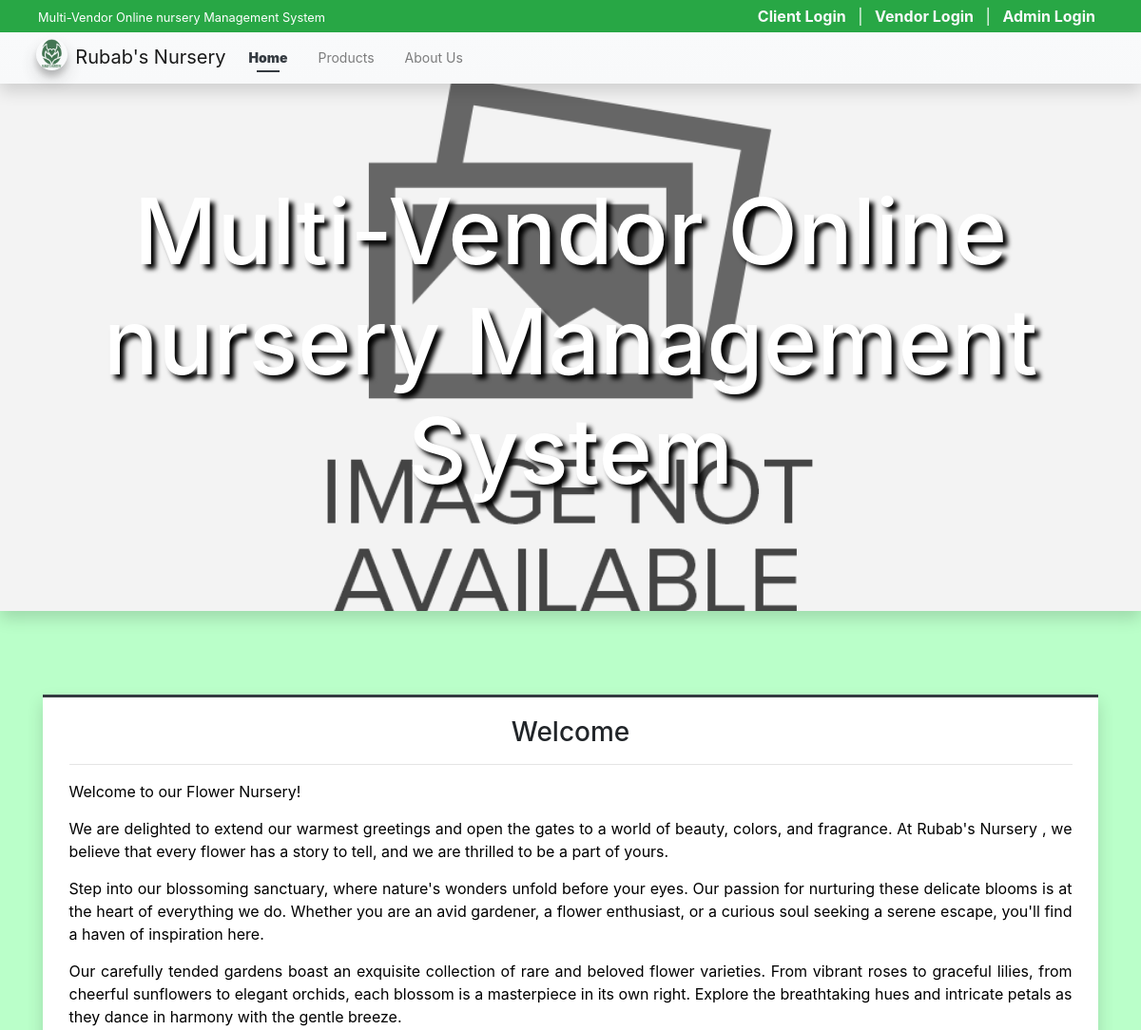
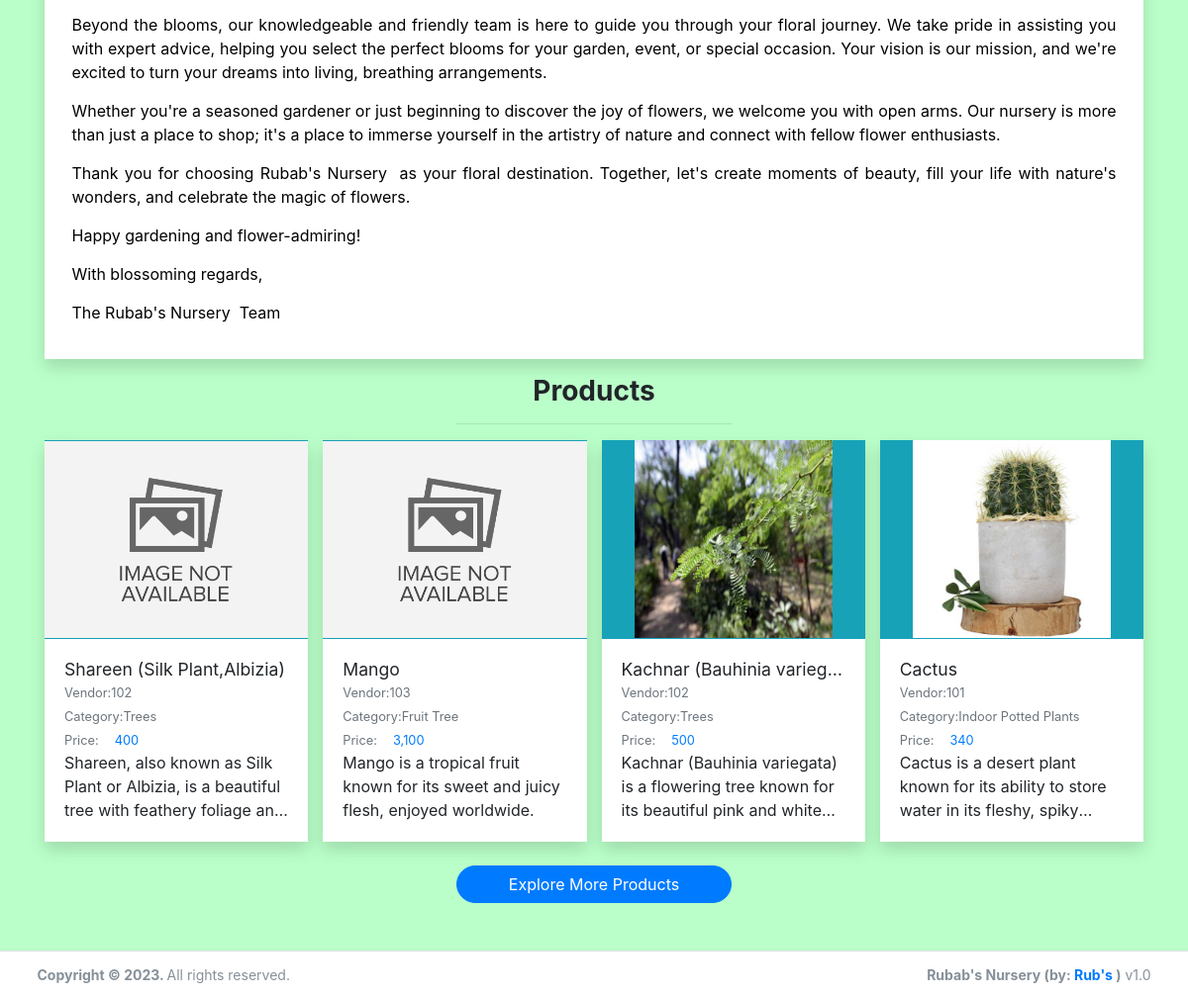
The page / on the database its author committed (2 pictures, top to bottom).
### tables this page shows
CREATE TABLE `product_list` (
  `id` int(30) NOT NULL,
  `vendor_id` int(30) DEFAULT NULL,
  `category_id` int(30) DEFAULT NULL,
  `name` text NOT NULL,
  `description` text NOT NULL,
  `price` double NOT NULL DEFAULT 0,
  `image_path` text DEFAULT NULL,
  `status` tinyint(1) NOT NULL DEFAULT 1,
  `delete_flag` tinyint(1) NOT NULL DEFAULT 0,
  `date_created` datetime NOT NULL DEFAULT current_timestamp(),
  `date_updated` datetime DEFAULT NULL ON UPDATE current_timestamp()
);

CREATE TABLE `vendor_list` (
  `id` int(30) NOT NULL,
  `code` varchar(100) NOT NULL,
  `shop_type_id` int(30) NOT NULL,
  `shop_name` text NOT NULL,
  `shop_owner` text NOT NULL,
  `contact` text NOT NULL,
  `username` text NOT NULL,
  `password` text NOT NULL,
  `avatar` text DEFAULT NULL,
  `status` tinyint(1) NOT NULL DEFAULT 1,
  `delete_flag` tinyint(1) NOT NULL DEFAULT 0,
  `date_created` datetime NOT NULL DEFAULT current_timestamp(),
  `date_updated` datetime DEFAULT NULL ON UPDATE current_timestamp()
);

CREATE TABLE `category_list` (
  `id` int(30) NOT NULL,
  `vendor_id` int(30) NOT NULL,
  `name` text NOT NULL,
  `description` text NOT NULL,
  `status` tinyint(1) NOT NULL DEFAULT 1,
  `delete_flag` tinyint(1) NOT NULL DEFAULT 0,
  `date_created` datetime NOT NULL DEFAULT current_timestamp(),
  `date_updated` datetime DEFAULT NULL ON UPDATE current_timestamp()
);

### classes/DBConnection.php (called while the page is built, shortened)
<?php
class DBConnection{
    private $host = DB_SERVER;
    private $username = DB_USERNAME;
    private $password = DB_PASSWORD;
    private $database = DB_NAME;
    public $conn;
    public function __construct(){
        if (!isset($this->conn)) {
            $this->conn = new mysqli($this->host, $this->username, $this->password, $this->database);
        }
    }
}
?>

### classes/SystemSettings.php (called while the page is built, shortened)
<?php
class SystemSettings extends DBConnection{
	function userdata($field = ''){
		if(!empty($field)){
			if(isset($_SESSION['userdata'][$field]))
				return $_SESSION['userdata'][$field];
			else
				return null;
		}else{
			return false;
		}
	}
	function info($field=''){
		if(!empty($field)){
			if(isset($_SESSION['system_info'][$field]))
				return $_SESSION['system_info'][$field];
			else
				return false;
		}else{
			return false;
		}
	}
}
$_settings = new SystemSettings();
?>

### config.php (called while the page is built, shortened)
<?php
require_once('classes/DBConnection.php');
require_once('classes/SystemSettings.php');
function validate_image($file){
    $file = explode("?",$file)[0];
	if(!empty($file)){
		if(is_file(base_app.$file)){
			return base_url.$file;
		}else{
			return base_url.'dist/img/no-image-available.png';
		}
	}else{
		return base_url.'dist/img/no-image-available.png';
	}
}
function format_num($number = 0, $max_decimal = ''){
    if(is_numeric($number)){
        $ex = explode('.',$number);
        $dec = isset($ex[1]) ? strlen($ex[1]) : 0;
        if(empty($max_decimal) || (is_numeric($max_decimal) && $max_decimal >= $dec)){
            return number_format($number,$dec);
        }else{
            if(is_numeric($max_decimal))
                return number_format($number,$max_decimal);
            else
                return "Invalid Maximum Decimal";
        }
    }else{
        return "Invalid Number";
    }
}
?>

### home.php (the view, shortened to what this page needs)
<div class="col-lg-12 py-5">
    <div class="contain-fluid">
        <div class="card card-outline card-dark shadow rounded-0">
            <div class="card-body rounded-0">
                <div class="container-fluid">
                    <h3 class="text-center">Welcome</h3>
                    <hr>
                    <div class="welcome-content">
                    </div>
                </div>
            </div>
        </div>
        <h3 class="text-center"><b>Products</b></h3>
        <center><hr class="w-25"></center>
        <div class="row" id="product_list">
            <?php
            $products = $conn->query("SELECT p.*, v.shop_name as vendor, c.name as `category` FROM `product_list` p inner join vendor_list v on p.vendor_id = v.id inner join category_list c on p.category_id = c.id where p.delete_flag = 0 and p.`status` =1 order by RAND() limit 4");
            while($row = $products->fetch_assoc()):
            ?>
            <div class="col-lg-3 col-md-6 col-sm-12 product-item">
                <a href="./?page=products/view_product&id=<?= $row['id'] ?>" class="card shadow rounded-0 text-reset text-decoration-none">
                <div class="product-img-holder position-relative">
                    <img src="<?= validate_image($row['image_path']) ?>" alt="Product-image" class="img-top product-img bg-info">
                </div>
                    <div class="card-body border-top border-info">
                        <h5 class="card-title text-truncate w-100"><?= $row['name'] ?></h5>
                        <div class="d-flex w-100">
                            <div class="col-auto px-0"><small class="text-muted">Vendor: </small></div>
                            <div class="col-auto px-0 flex-shrink-1 flex-grow-1"><p class="text-truncate m-0"><small class="text-muted"><?= $row['vendor'] ?></small></p></div>
                        </div>
                        <div class="d-flex">
                            <div class="col-auto px-0"><small class="text-muted">Category: </small></div>
                            <div class="col-auto px-0 flex-shrink-1 flex-grow-1"><p class="text-truncate m-0"><small class="text-muted"><?= $row['category'] ?></small></p></div>
                        </div>
                        <div class="d-flex">
                            <div class="col-auto px-0"><small class="text-muted">Price: </small></div>
                            <div class="col-auto px-0 flex-shrink-1 flex-grow-1"><p class="m-0 pl-3"><small class="text-primary"><?= format_num($row['price']) ?></small></p></div>
                        </div>
                        <p class="card-text truncate-3 w-100"><?= strip_tags(html_entity_decode($row['description'])) ?></p>
                    </div>
                </a>
            </div>
            <?php endwhile; ?>
        </div>
        <div class="text-center">
            <a href="./?page=products" class="btn btn-large btn-primary rounded-pill col-lg-3 col-md-5 col-sm-12">Explore More Products</a>
        </div>
    </div>
</div>

### index.php (shortened to what this page needs)
<?php require_once('./config.php'); ?>
 <!DOCTYPE html>
<html lang="en" class="" style="height: auto;">
<?php require_once('inc/header.php') ?>
  <body class="layout-top-nav layout-fixed layout-navbar-fixed" style="height: auto;">
    <div class="wrapper">
     <?php $page = isset($_GET['page']) ? $_GET['page'] : 'home';  ?>
     <?php require_once('inc/topBarNav.php') ?>
      <div class="content-wrapper pt-5" style="color:;">
        <?php if($page == "home" || $page == "about"): ?>
          <div id="header" class="shadow mb-4">
              <div class="d-flex justify-content-center h-100 w-100 align-items-center flex-column px-3">
                  <h1 class="w-100 text-center site-title px-5"><?php echo $_settings->info('name') ?></h1>
              </div>
          </div>
        <?php endif; ?>
        <section class="content ">
          <div class="container">
            <?php
              if(!file_exists($page.".php") && !is_dir($page)){
                  include '404.html';
              }else{
                if(is_dir($page))
                  include $page.'/index.php';
                else
                  include $page.'.php';
              }
            ?>
          </div>
        </section>
      </div>
      <?php require_once('inc/footer.php') ?>
  </body>
</html>

### inc/header.php (shortened to what this page needs)
<head>
    <link rel="stylesheet" href="<?php echo base_url ?>plugins/fontawesome-free/css/all.min.css">
    <link rel="stylesheet" href="<?php echo base_url ?>plugins/tempusdominus-bootstrap-4/css/tempusdominus-bootstrap-4.min.css">
  <link rel="stylesheet" href="<?php echo base_url ?>plugins/datatables-bs4/css/dataTables.bootstrap4.min.css">
  <link rel="stylesheet" href="<?php echo base_url ?>plugins/datatables-responsive/css/responsive.bootstrap4.min.css">
  <link rel="stylesheet" href="<?php echo base_url ?>plugins/datatables-buttons/css/buttons.bootstrap4.min.css">
  <link rel="stylesheet" href="<?php echo base_url ?>plugins/select2/css/select2.min.css">
  <link rel="stylesheet" href="<?php echo base_url ?>plugins/select2-bootstrap4-theme/select2-bootstrap4.min.css">
    <link rel="stylesheet" href="<?php echo base_url ?>plugins/icheck-bootstrap/icheck-bootstrap.min.css">
    <link rel="stylesheet" href="<?php echo base_url ?>plugins/jqvmap/jqvmap.min.css">
    <link rel="stylesheet" href="<?php echo base_url ?>plugins/fullcalendar/main.css">
    <link rel="stylesheet" href="<?php echo base_url ?>plugins/overlayScrollbars/css/OverlayScrollbars.min.css">
    <link rel="stylesheet" href="<?php echo base_url ?>plugins/daterangepicker/daterangepicker.css">
    <link rel="stylesheet" href="<?php echo base_url ?>plugins/summernote/summernote-bs4.min.css">
  <link rel="stylesheet" href="<?php echo base_url ?>plugins/sweetalert2-theme-bootstrap-4/bootstrap-4.min.css">
    <link rel="stylesheet" href="<?php echo base_url ?>dist/css/adminlte.css">
    <link rel="stylesheet" href="<?php echo base_url ?>dist/css/custom.css">
  </head>

### inc/topBarNav.php (shortened to what this page needs)
<nav class="w-100 px-2 py-1 position-fixed top-0 bg-success text-light" id="login-nav">
  <div class="d-flex justify-content-between w-100">
    <div>
      <p class="m-0 truncate-1"><small><?= $_settings->info('name') ?></small></p>
    </div>
    <div>
      <?php if($_settings->userdata('id') > 0 && $_settings->userdata('login_type') ==3): ?>
        <!-- <span class="mx-2">Howdy, <?= !empty($_settings->userdata('username')) ? $_settings->userdata('username') : $_settings->userdata('email') ?></span>
        <span class="mx-1"><a href="<?= base_url.'classes/Login.php?f=logout_client' ?>"><i class="fa fa-power-off"></i></a></span> -->
        <div class="dropdown">
          <a href="javascript:void(0)" class="dropdown-toggle text-reset text-decoration-none" id="dropdownMenuButton" data-toggle="dropdown" aria-haspopup="true" aria-expanded="false">
          <span class="mx-2"><img src="<?= validate_image($_settings->userdata('avatar')) ?>" class="img-thumbnail rounded-circle" alt="User Avatar" id="client-img-avatar">  <span class="mx-2">Howdy, <?= !empty($_settings->userdata('username')) ? $_settings->userdata('username') : $_settings->userdata('email') ?></span>
          </a>
          <div class="dropdown-menu" aria-labelledby="dropdownMenuButton">
            <a class="dropdown-item" href="./?page=manage_account">Manage Account</a>
            <a class="dropdown-item" href="<?= base_url.'classes/Login.php?f=logout_client' ?>">Logout</a>
          </div>
        </div>
      <?php else: ?>
        <a href="./login.php" class="mx-2 text-light text-decoration-none font-weight-bolder">Client Login</a> |
        <a href="./vendor" class="mx-2 text-light text-decoration-none font-weight-bolder">Vendor Login</a> |
        <a href="./admin" class="mx-2 text-light text-decoration-none font-weight-bolder">Admin Login</a>
      <?php endif; ?>
    </div>
  </div>
</nav>
<nav class="main-header navbar navbar-expand-md navbar-light border-0 text-sm bg-gradient-light shadow" id='top-Nav'>
  <div class="container">
    <a href="./" class="navbar-brand">
      <img src="<?php echo validate_image($_settings->info('logo'))?>" alt="Site Logo" class="brand-image img-circle elevation-3" style="opacity: .8">
      <span><?= $_settings->info('short_name') ?></span>
    </a>
    <div class="collapse navbar-collapse order-3" id="navbarCollapse">
      <ul class="navbar-nav">
        <li class="nav-item">
          <a href="./" class="nav-link <?= isset($page) && $page =='home' ? "active" : "" ?>">Home</a>
        </li>
        <li class="nav-item">
          <a href="./?page=products" class="nav-link <?= isset($page) && $page =='products' ? "active" : "" ?>">Products</a>
        </li>
        <li class="nav-item">
          <a href="./?page=about" class="nav-link <?= isset($page) && $page =='about' ? "active" : "" ?>">About Us</a>
        </li>
      </ul>
    </div>
  </div>
</nav>

### inc/footer.php (shortened to what this page needs)
<footer class="main-footer text-sm">
  <div class="container">
        <strong>Copyright © <?php echo date('Y') ?>.
        </strong>
        All rights reserved.
        <div class="float-right d-none d-sm-inline-block">
          <b><?php echo $_settings->info('short_name') ?> (by: <a href="mailto:oretnom23@gmail.com" target="blank">Rub's</a> )</b> v1.0
        </div>
      </div>
      </footer>
    </div>

### inc/topBarNav.php (style rules this page uses)
#login-nav { position: fixed !important; top: 0 !important; z-index: 1038; padding: 0.3em 2.5em !important; }
#top-Nav { top: 2.3em; }
.text-sm .layout-navbar-fixed .wrapper .main-header ~ .content-wrapper, .layout-navbar-fixed .wrapper .main-header.text-sm ~ .content-wrapper { margin-top: calc(3.6) !important; padding-top: calc(3.2em) !important }

### rows shown on the page
product_list: name "Shareen (Silk Plant,Albizia)", vendor.shop_name "102", category.name "Trees", price "400", description "Shareen, also known as Silk Plant or Albizia, is a beautiful tree with feathery foliage…"
product_list: name "Mango", vendor.shop_name "103", category.name "Fruit Tree", price "3,100", description "Mango is a tropical fruit known for its sweet and juicy flesh, enjoyed worldwide."
product_list: shows a picture, name "Kachnar (Bauhinia varieg…", vendor.shop_name "102", category.name "Trees", price "500", description "Kachnar (Bauhinia variegata) is a flowering tree known for its beautiful pink and…"
product_list: shows a picture, name "Cactus", vendor.shop_name "101", category.name "Indoor Potted Plants", price "340", description "Cactus is a desert plant known for its ability to store water in its fleshy,…"

### other values the page prints
$_settings->info('name') "Multi-Vendor Online nursery Management System"
$_settings->info('short_name') "Rubab's Nursery"
